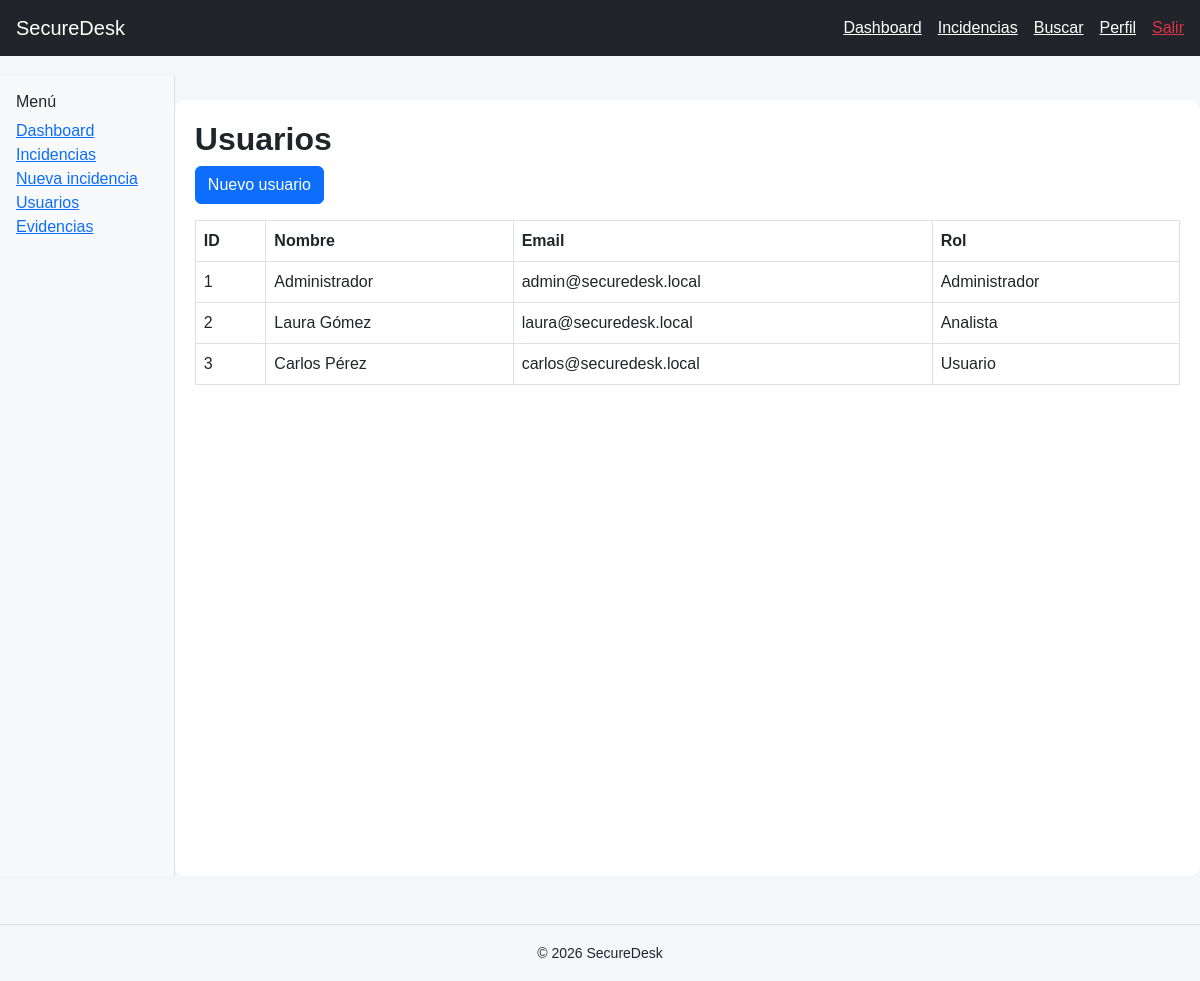
/users.php (signed in), run on the app's committed database.
### tables this page shows
CREATE TABLE usuarios (
    id INT AUTO_INCREMENT PRIMARY KEY,
    nombre VARCHAR(100) NOT NULL,
    email VARCHAR(120) NOT NULL UNIQUE,
    password VARCHAR(255) NOT NULL,
    rol ENUM('Administrador','Analista','Usuario') DEFAULT 'Usuario',
    fecha_registro TIMESTAMP DEFAULT CURRENT_TIMESTAMP
);

### users.php (the view, shortened to what this page needs)
<?php
require_once "config/database.php";
require_once "templates/header.php";
$usuarios = $conexion->query("SELECT * FROM usuarios")->fetchAll(PDO::FETCH_ASSOC);
?>
<?php include "templates/navbar.php"; ?>
<div class="d-flex">
<?php include "templates/sidebar.php"; ?>
<div class="container mt-4">
    <h2>Usuarios</h2>
    <a href="create_user.php" class="btn btn-primary mb-3">Nuevo usuario</a>
    <table class="table table-bordered">
        <tr>
            <th>ID</th>
            <th>Nombre</th>
            <th>Email</th>
            <th>Rol</th>
        </tr>
        <?php foreach($usuarios as $u): ?>
        <tr>
            <td><?php echo $u["id"]; ?></td>
            <td><?php echo $u["nombre"]; ?></td>
            <td><?php echo $u["email"]; ?></td>
            <td><?php echo $u["rol"]; ?></td>
        </tr>
        <?php endforeach; ?>
    </table>
</div>
</div>
<?php require_once "templates/footer.php"; ?>

### assets/css/style.css (style rules this page uses)
body { background-color: #f4f6f9; font-family: Arial, sans-serif; }
h2 { font-weight: bold; }
.container { background: white; padding: 20px; border-radius: 10px; }
.table { background: white; }

### data on the page
usuarios: id "1", nombre "Administrador", email "admin@securedesk.local", rol "Administrador"
usuarios: id "2", nombre "Laura Gómez", email "laura@securedesk.local", rol "Analista"
usuarios: id "3", nombre "Carlos Pérez", email "carlos@securedesk.local", rol "Usuario"
